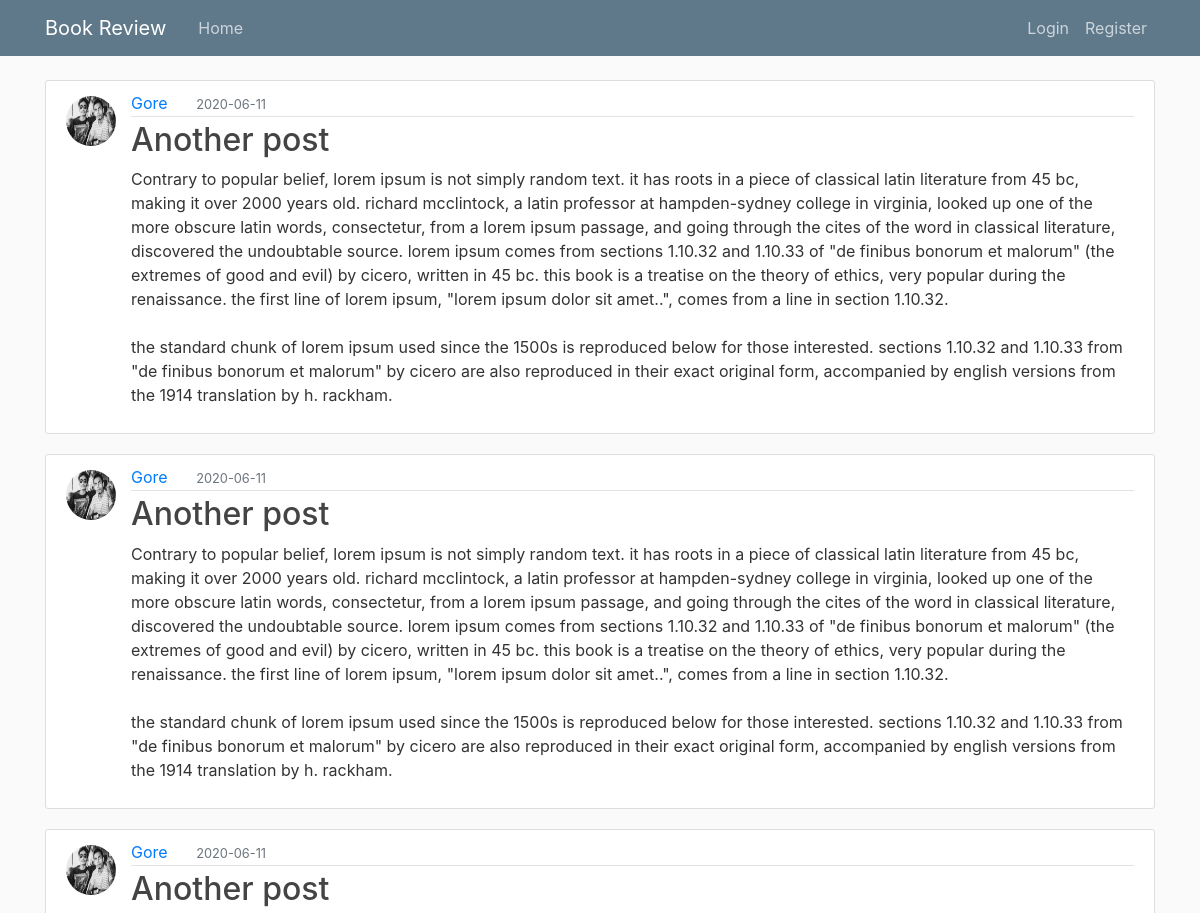
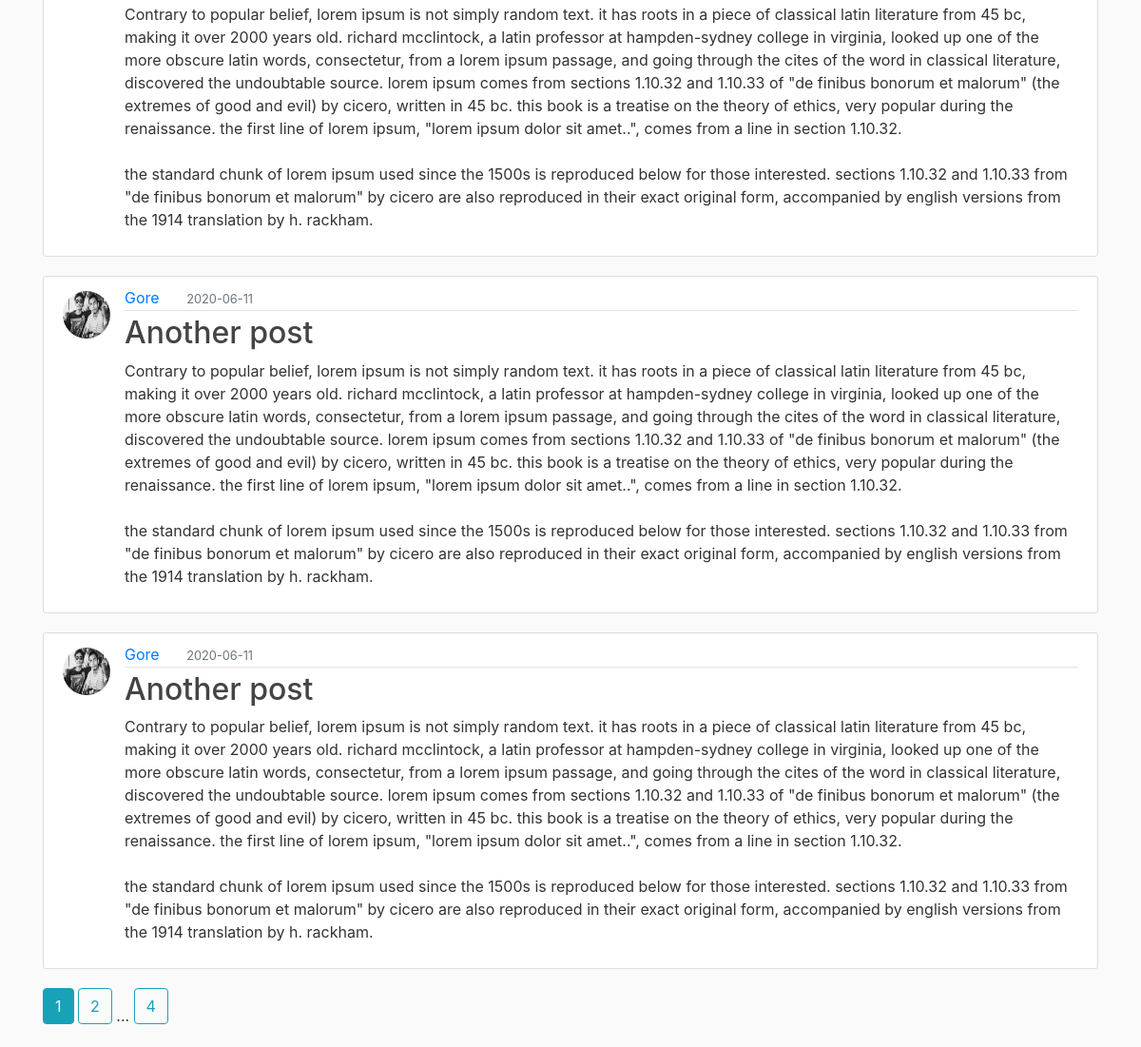
Page /home on the earlier database version (2 pictures, top to bottom).
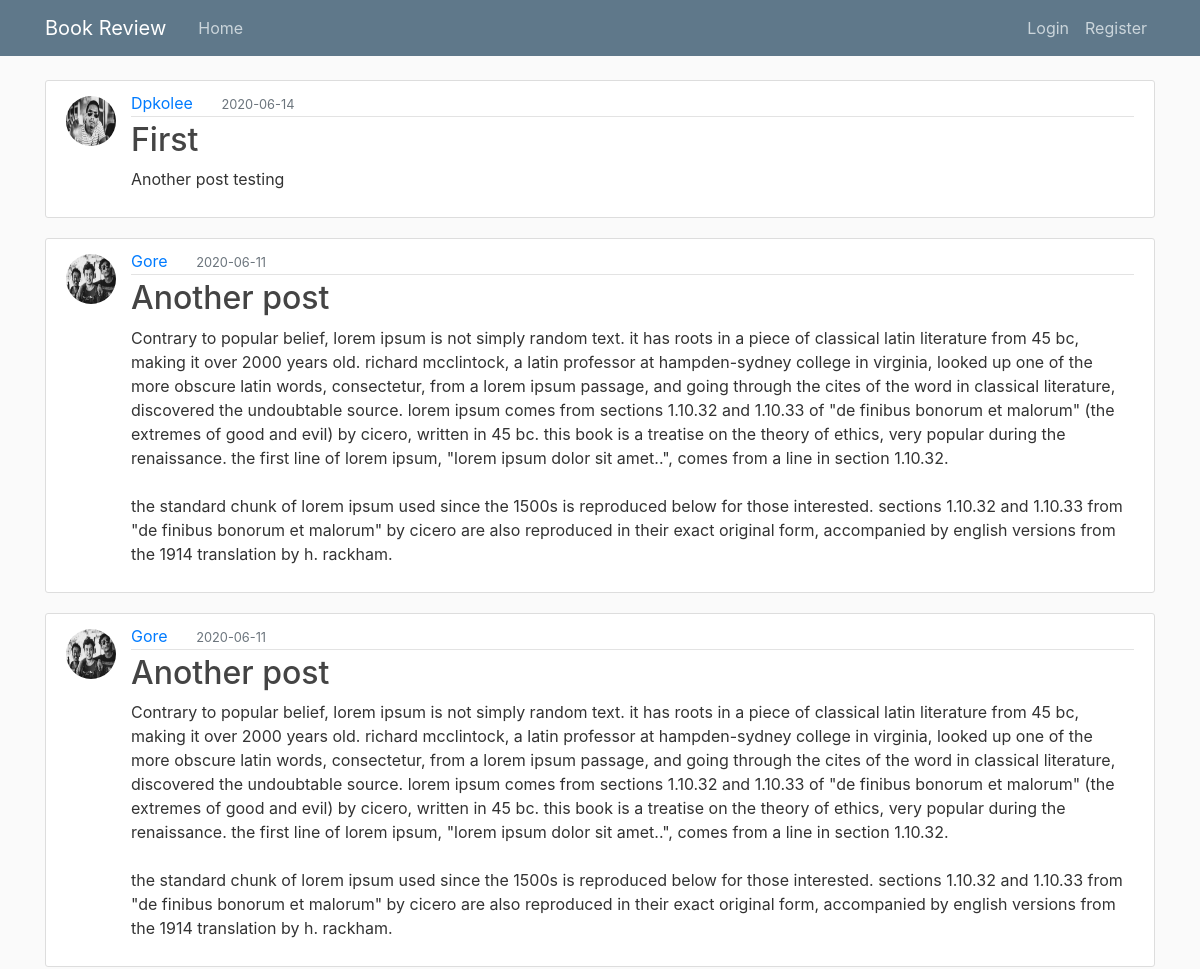
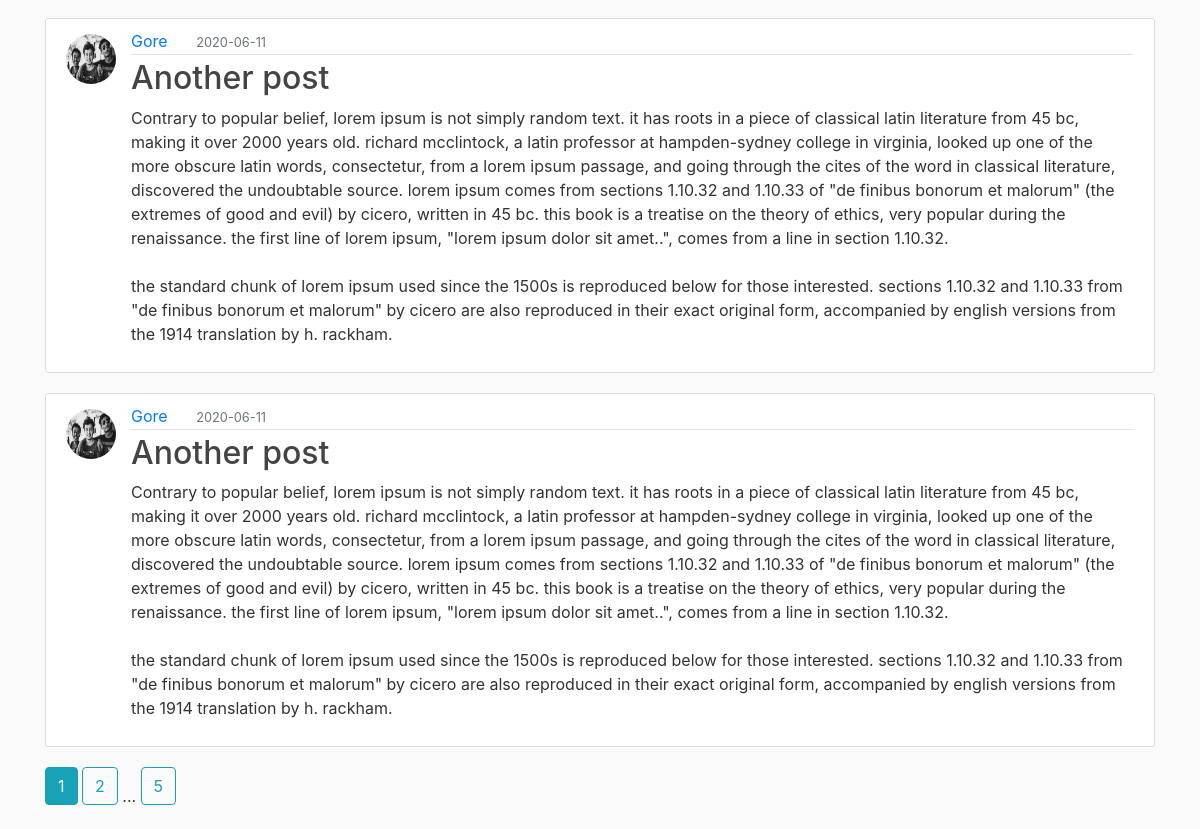
Same page on the later database version (2 pictures, top to bottom).
### project1/model.py (models this page shows, shortened)
class Post(db.Model):
	__tablename__ = "post"
	id = db.Column(db.Integer, primary_key = True)
	title = db.Column(db.String(60), nullable = False)
	date_posted = db.Column(db.DateTime, nullable = False, default = datetime.now())
	content = db.Column(db.Text, nullable = False)
	user_id = db.Column(db.Integer, db.ForeignKey('user.id'), nullable = False )

class User(db.Model, UserMixin):
	__tablename__ = "user"
	id = db.Column(db.Integer, primary_key=True)
	username = db.Column(db.String(20), unique = True, nullable=False)
	email = db.Column(db.String(120), unique =True,  nullable=False)
	image_file = db.Column(db.String(40), nullable=False, default = 'default.jpg')
	password = db.Column(db.String(60), nullable=False)
	posts = db.relationship('Post', backref ='author', lazy = True)

### project1/main/routes.py (the view)
@main.route("/home", methods=['GET', 'POST'])
def home():
	page = request.args.get('page', 1, type=int)
	posts = Post.query.order_by(Post.date_posted.desc()).paginate(page=page, per_page=5)
	return render_template("home.html", posts = posts)

### project1/templates/home.html
{% extends "layout.html" %}
{% block body %}
    {% for post in posts.items %}
        <article class="media content-section">
            <img class="rounded-circle article-img"
                    src="{{ url_for('static', filename = 'profile_pics/' + post.author.image_file) }}">
            <div class="media-body">
                <div class="article-metadata">
                	<a class="mr-4" href="{{ url_for('users.user_post', username=post.author.username) }}">
                        {{ post.author.username.capitalize() }}</a>
                	<small class="text-muted">{{ post.date_posted.strftime('%Y-%m-%d') }}</small>
                </div>
                <h2><a class="article-title" href="{{ url_for('posts.edit_post', post_id = post.id) }}">
                    {{ post.title.capitalize() }}</a></h2>
                <p class="article-content">{{ post.content.capitalize() }}</p>
            </div>
        </article>
    {% endfor %}
    {% for page_num in posts.iter_pages(left_edge=1, left_current=1, right_current=2, right_edge=1) %}
        {% if page_num %}
            {% if posts.page == page_num %}
                <a class="btn btn-info mb-4" href="{{ url_for('main.home', page=page_num) }}">
                    {{ posts.page }}</a>
            {% else %}
                <a class="btn btn-outline-info mb-4" href="{{ url_for('main.home', page=page_num) }}">
                    {{ page_num }}</a>
            {% endif %}
        {% else %}
            ...
        {% endif %}
    {% endfor %}
{% endblock %}

### project1/templates/layout.html (shortened to what this page needs)
<!DOCTYPE html>
<html lang="en">
<html>
<head>
    <link rel="stylesheet" href="https://stackpath.bootstrapcdn.com/bootstrap/4.5.0/css/bootstrap.min.css">
    <link rel="stylesheet" type="text/css" href="{{ url_for('static', filename='main.css') }}">
</head>
<body>
	<header class="site-header">
  		<nav class="navbar navbar-expand-md navbar-dark bg-steel fixed-top">
    		<div class="container">
      			<a class="navbar-brand mr-4" href="/">Book Review</a>
	      		<div class="collapse navbar-collapse" id="navbarToggle">
		        	<div class="navbar-nav mr-auto">
		          		<a class="nav-item nav-link" href="{{ url_for('main.home') }}">Home</a>
		        	</div>
		        	<div class="navbar-nav">
                {% if current_user.is_authenticated %}
                    <a class="nav-item nav-link" href="{{ url_for('posts.post') }}">Create Post</a>
                    <a class="nav-item nav-link" href="{{ url_for('users.account') }}">Account</a>
                    <a class="nav-item nav-link" href="{{ url_for('users.logout') }}">Logout</a>
                {% else %}
		          	   <a class="nav-item nav-link" href="{{ url_for('users.login') }}">Login</a>
		          	   <a class="nav-item nav-link" href="{{ url_for('users.register') }}">Register</a>
                {% endif %}
		        	</div>
	      		</div>
    		</div>
  		</nav>
	</header>
	<main role="main" class="container">
      			{% block body %}
      			{% endblock %}
	</main>
</body>
</html>

### project1/static/main.css (style rules this page uses)
body { background: #fafafa; color: #333333; margin-top: 5rem; }
h1, h2, h3, h4, h5, h6 { color: #444444; }
.bg-steel { background-color: #5f788a; }
.site-header .navbar-nav .nav-link { color: #cbd5db; }
.content-section { background: #ffffff; padding: 10px 20px; border: 1px solid #dddddd; border-radius: 3px; margin-bottom: 20px; }
.article-title { color: #444444; }
.article-content { white-space: pre-line; }
.article-img { height: 50px; width: 50px; margin-right: 15px; margin-top: 5px; }
.article-metadata { padding-bottom: 1px; margin-bottom: 4px; border-bottom: 1px solid #e3e3e3 }

Differences in the rows shown:
no longer on this page (row unchanged): Post: image_file (picture), author.username "Gore", date_posted "2020-06-11", title "Another post", content "Contrary to popular belief, lorem ipsum is not simply random text. it has roots in a piece of classical latin literature from 45 bc, making it over 2000 years old. richard mcclintock, a latin professor at hampden-sydney college in virginia, looked up one of the more obscure latin words, consectetur, from a lorem ipsum passage, and going through the cites of the word in classical literature, discovered the undoubtable source. lorem ipsum comes from sections 1.10.32 and 1.10.33 of \"de finibus bonorum et malorum\" (the extremes of good and evil) by cicero, written in 45 bc. this book is a treatise on the theory of ethics, very popular during the renaissance. the first line of lorem ipsum,…"
added Post: image_file (picture), author.username "Dpkolee", date_posted "2020-06-14", title "First", content "Another post testing"
changed through a linked row, Post (number 2 of 5 on the later page): image_file: a different picture
changed through a linked row, Post (number 3 of 5 on the later page): image_file: a different picture
changed through a linked row, Post (number 4 of 5 on the later page): image_file: a different picture
changed through a linked row, Post (number 5 of 5 on the later page): image_file: a different picture
Other differences:
new list line: "5"
list line gone: "4"
